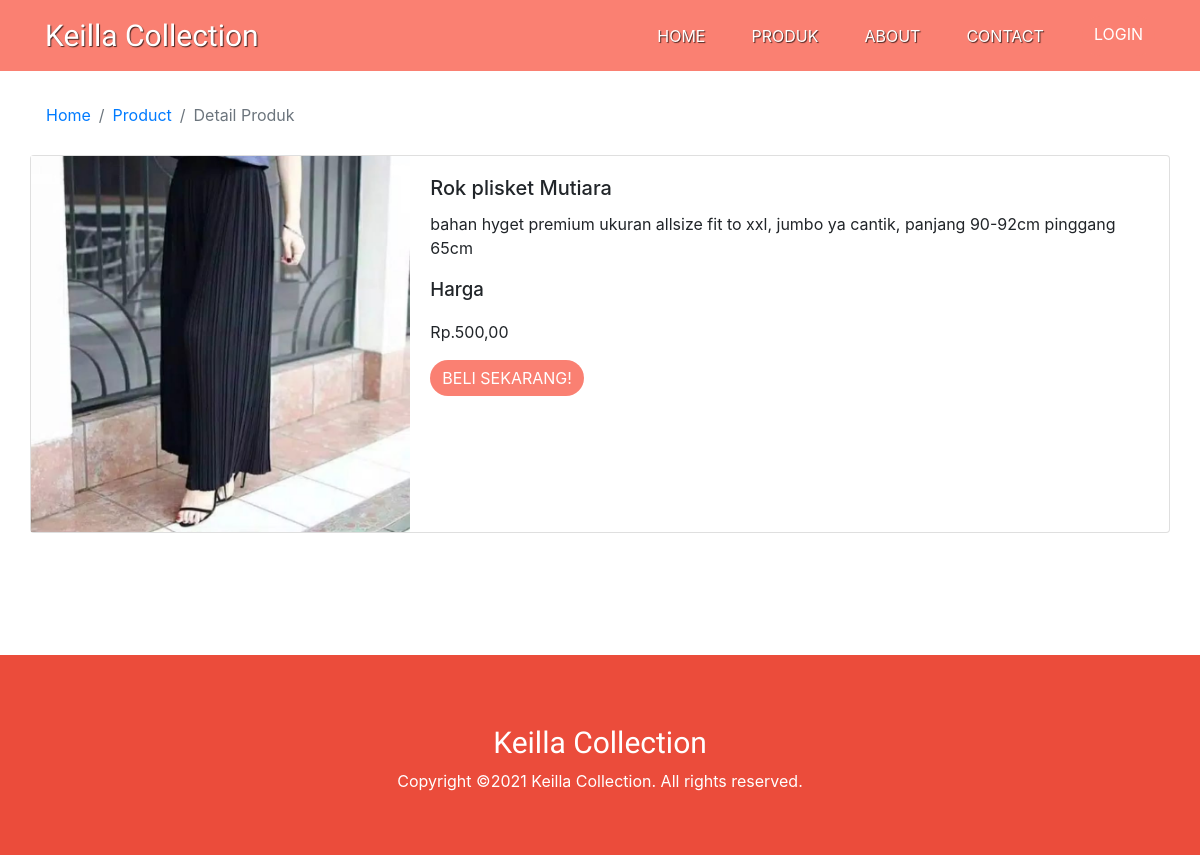
Page /view/detailproduk.php?id=3 on the committed database.
### tables this page shows
CREATE TABLE `produk` (
  `id_produk` int(11) NOT NULL,
  `nama_produk` varchar(100) NOT NULL,
  `harga_produk` int(11) NOT NULL,
  `berat_produk` int(11) NOT NULL,
  `foto_produk` varchar(100) NOT NULL,
  `deskripsi_produk` varchar(1000) NOT NULL
);

### koneksi/pilihbarang.php (called while the page is built, shortened)
<?php
include('koneksi.php');
if (isset($_GET['id'])) {
  $id_barang = $_GET['id'];
  $data = mysqli_query($con, "select * from produk where id_produk = '$id_barang'");
  $cek = mysqli_fetch_row($data);
}

### view/detailproduk.php (the view, shortened to what this page needs)
<?php
include("../koneksi/pilihbarang.php");
?>
<!doctype html>
<html lang="en">
<head>
  <link rel="stylesheet" href="https://cdn.jsdelivr.net/npm/bootstrap@4.6.0/dist/css/bootstrap.min.css">
  <link rel="stylesheet" href="../css/style.css">
</head>
<body class="bodydetail">
  <?php include("../view/header2.php"); ?>
  <div class="container">
    <div class="row">
      <nav aria-label="breadcrumb">
        <ol class="breadcrumb">
          <li class="breadcrumb-item"><a href="home.php">Home</a></li>
          <li class="breadcrumb-item"><a href="produk.php">Product</a></li>
          <li class="breadcrumb-item active" aria-current="page">Detail Produk</li>
        </ol>
      </nav>
    </div>
  </div>
  <div class="container detailproduk">
    <div class="row">
      <div class="card mb-3" style="max-width: 1200px; max-height:600px">
        <div class="row no-gutters">
          <div class="col-md-4">
            <img src="../img/Produk/<?= $cek['4'] ?>" alt="...">
          </div>
          <div class="col-md-8">
            <div class="card-body">
              <h5 class="card-title"><?= $cek['1']; ?></h5>
              <p class="card-text"><?= $cek['5']; ?></p>
              <p class="card-text" style="font-weight: 500; font-size:14pt;">Harga</p>
              <p class="card-text">Rp.<?= $cek['3']; ?>,00</p>
              <p class="card-text"><button class="btn btn-primary rounded-pill">Beli Sekarang!</button></p>
            </div>
          </div>
        </div>
      </div>
    </div>
  </div>
  <?php include("../view/footer.php"); ?>
</body>
</html>

### css/style.css (style rules this page uses)
.rounded-pill { text-transform: uppercase; background-color: salmon; border: 0cm; }
.detailproduk { height: 400px; }
.detailproduk img { width: 100%; }
.bodydetail { background-image: url(../img/floor-tile.png); background-repeat: fill; }
.breadcrumb { margin-top: 20px; background-color: rgba(255, 255, 255, 0); }

### rows in the picture
produk: foto_produk (picture), nama_produk "Rok plisket Mutiara", deskripsi_produk "bahan hyget premium ukuran allsize fit to xxl, jumbo ya cantik, panjang 90-92cm pinggang 65cm", berat_produk "500"
